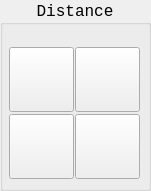
     <widget class="QGroupBox" name="groupBox_Distance">
      <property name="geometry">
       <rect>
        <x>10</x>
        <y>270</y>
        <width>151</width>
        <height>191</height>
       </rect>
      </property>
      <property name="font">
       <font>
        <family>Monospace</family>
        <pointsize>12</pointsize>
       </font>
      </property>
      <property name="title">
       <string>Distance</string>
      </property>
      <property name="alignment">
       <set>Qt::AlignCenter</set>
      </property>
      <layout class="QGridLayout" name="gridLayout_16">
       <property name="leftMargin">
        <number>6</number>
       </property>
       <property name="topMargin">
        <number>21</number>
       </property>
       <property name="rightMargin">
        <number>6</number>
       </property>
       <property name="bottomMargin">
        <number>6</number>
       </property>
       <property name="spacing">
        <number>1</number>
       </property>
       <item row="0" column="0">
        <widget class="QPushButton" name="probe_p_lx_in">
         <property name="sizePolicy">
          <sizepolicy hsizetype="Fixed" vsizetype="Fixed">
           <horstretch>0</horstretch>
           <verstretch>0</verstretch>
          </sizepolicy>
         </property>
         <property name="minimumSize">
          <size>
           <width>43</width>
           <height>43</height>
          </size>
         </property>
         <property name="maximumSize">
          <size>
           <width>65</width>
           <height>65</height>
          </size>
         </property>
         <property name="baseSize">
          <size>
           <width>65</width>
           <height>65</height>
          </size>
         </property>
         <property name="font">
          <font>
           <family>Sans Serif</family>
           <pointsize>9</pointsize>
           <kerning>false</kerning>
          </font>
         </property>
         <property name="function" stdset="0">
          <string>mdi</string>
         </property>
         <property name="command" stdset="0">
          <string>o&lt;p_lx_in&gt; call</string>
         </property>
        </widget>
       </item>
       <item row="0" column="1">
        <widget class="QPushButton" name="probe_p_lx_out">
         <property name="sizePolicy">
          <sizepolicy hsizetype="Fixed" vsizetype="Fixed">
           <horstretch>0</horstretch>
           <verstretch>0</verstretch>
          </sizepolicy>
         </property>
         <property name="minimumSize">
          <size>
           <width>43</width>
           <height>43</height>
          </size>
         </property>
         <property name="maximumSize">
          <size>
           <width>65</width>
           <height>65</height>
          </size>
         </property>
         <property name="baseSize">
          <size>
           <width>65</width>
           <height>65</height>
          </size>
         </property>
         <property name="font">
          <font>
           <family>Sans Serif</family>
           <pointsize>9</pointsize>
           <kerning>false</kerning>
          </font>
         </property>
         <property name="function" stdset="0">
          <string>mdi</string>
         </property>
         <property name="command" stdset="0">
          <string>o&lt;p_lx_out&gt; call</string>
         </property>
        </widget>
       </item>
       <item row="1" column="0">
        <widget class="QPushButton" name="probe_p_ly_in">
         <property name="sizePolicy">
          <sizepolicy hsizetype="Fixed" vsizetype="Fixed">
           <horstretch>0</horstretch>
           <verstretch>0</verstretch>
          </sizepolicy>
         </property>
         <property name="minimumSize">
          <size>
           <width>43</width>
           <height>43</height>
          </size>
         </property>
         <property name="maximumSize">
          <size>
           <width>65</width>
           <height>65</height>
          </size>
         </property>
         <property name="baseSize">
          <size>
           <width>65</width>
           <height>65</height>
          </size>
         </property>
         <property name="font">
          <font>
           <family>Sans Serif</family>
           <pointsize>9</pointsize>
           <kerning>false</kerning>
          </font>
         </property>
         <property name="function" stdset="0">
          <string>mdi</string>
         </property>
         <property name="command" stdset="0">
          <string>o&lt;p_ly_in&gt;  call</string>
         </property>
        </widget>
       </item>
       <item row="1" column="1">
        <widget class="QPushButton" name="probe_p_ly_out">
         <property name="sizePolicy">
          <sizepolicy hsizetype="Fixed" vsizetype="Fixed">
           <horstretch>0</horstretch>
           <verstretch>0</verstretch>
          </sizepolicy>
         </property>
         <property name="minimumSize">
          <size>
           <width>43</width>
           <height>43</height>
          </size>
         </property>
         <property name="maximumSize">
          <size>
           <width>65</width>
           <height>65</height>
          </size>
         </property>
         <property name="baseSize">
          <size>
           <width>65</width>
           <height>65</height>
          </size>
         </property>
         <property name="font">
          <font>
           <family>Sans Serif</family>
           <pointsize>9</pointsize>
           <kerning>false</kerning>
          </font>
         </property>
         <property name="function" stdset="0">
          <string>mdi</string>
         </property>
         <property name="command" stdset="0">
          <string>o&lt;p_ly_out&gt;  call</string>
         </property>
        </widget>
       </item>
      </layout>
     </widget>
